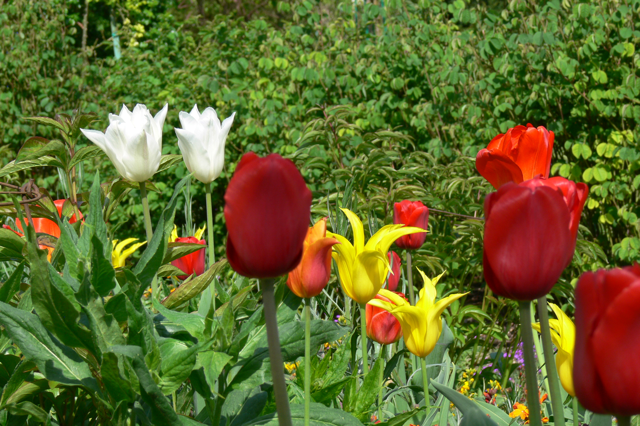
#> input picture ED6-Kernel/flowers4.png, 640 x 426 px
$ python main.py
#> lines starting #> are read from the running program, lines starting #| are printed output that depends on the picture
import cv2
import numpy as np
import matplotlib.pyplot as plt

img = cv2.imread('flowers4.png', cv2.IMREAD_GRAYSCALE)
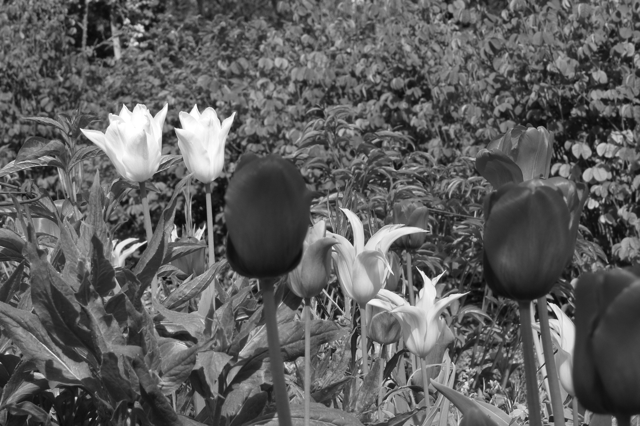
#> img: shape (426, 640); min 9, max 255, mean 94.6
if img is None:
    raise FileNotFoundError("Imagem 'flowers4.png' não encontrada.")

img_double = img.astype(np.float64) / 255.0

kU = np.ones((15, 15), dtype=np.float64)
kU /= kU.sum()

plt.figure(figsize=(4, 4))
plt.imshow(kU, cmap='gray')
plt.title('Kernel Médio (kU)')
plt.colorbar()
plt.show()
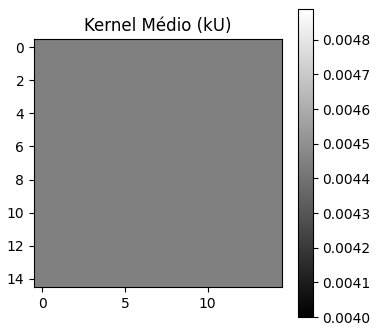
#> figure drawn by matplotlib, 2 panels

imU = cv2.filter2D(img_double, -1, kU)
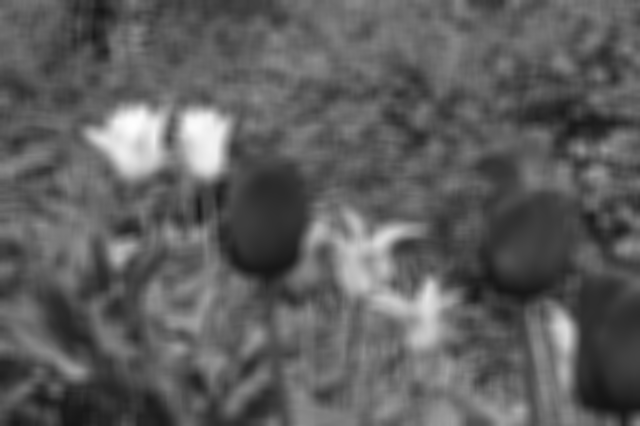
#> imU: shape (426, 640) float64; min 0.0797, max 0.997, mean 0.371

size = 2 * 8 + 1
sigma = 5
x = np.arange(-8, 9)
y = np.arange(-8, 9)
x, y = np.meshgrid(x, y)
kG = np.exp(-(x**2 + y**2) / (2 * sigma**2))
kG /= np.sum(kG)

plt.figure(figsize=(4, 4))
plt.imshow(kG, cmap='gray')
plt.title('Kernel Gaussiano (kG)')
plt.colorbar()
plt.show()
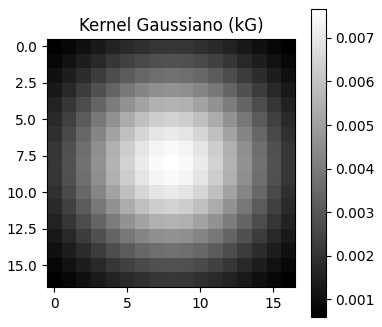
#> figure drawn by matplotlib, 2 panels

imG = cv2.filter2D(img_double, -1, kG)

plt.figure(figsize=(12, 6))

plt.subplot(1, 3, 1)
plt.imshow(img_double, cmap='gray')
plt.title('Original')
plt.axis('off')

plt.subplot(1, 3, 2)
plt.imshow(imU, cmap='gray')
plt.title('Filtro Médio (imU)')
plt.axis('off')

plt.subplot(1, 3, 3)
plt.imshow(imG, cmap='gray')
plt.title('Filtro Gaussiano (imG)')
plt.axis('off')

plt.tight_layout()
plt.show()
